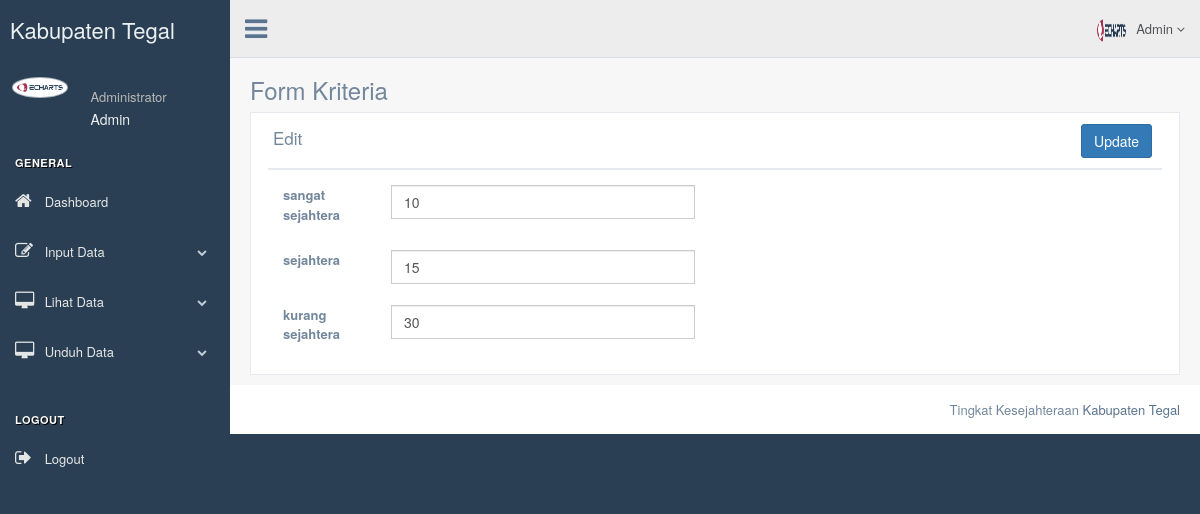
The page /index.php/c_variabel/VariabelDesa on the database as committed earlier.
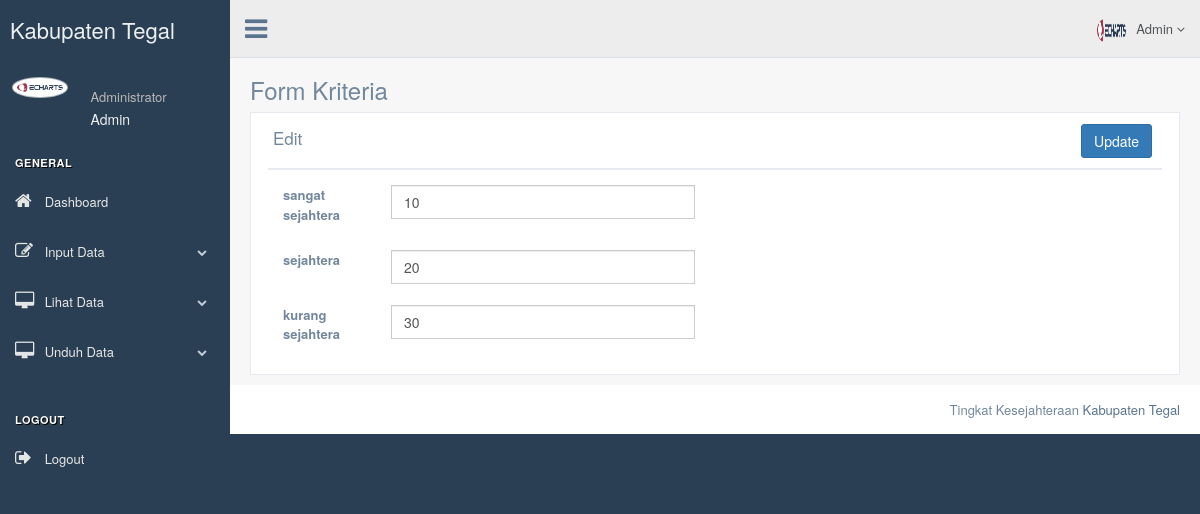
The same page on the database as committed later.
### tables this page shows
CREATE TABLE `tb_variabel_desa` (
  `variabel_id` int(11) NOT NULL,
  `nama_variabel` varchar(50) NOT NULL,
  `min` decimal(10,0) NOT NULL,
  `persen` char(4) NOT NULL
);

### application/controllers/c_variabel.php (called while the page is built, shortened)
<?php
class C_Variabel extends CI_Controller{
    public function VariabelDesa(){
        $data['c_variabel'] = $this->m_variabel->varDesa()->result_array();
         $this->load->view('templates/header');
         $this->load->view('admin/inputdata/variabel/desa/v_tabel',$data);
         $this->load->view('templates/footer');
    }
}
?>

### index.php (called while the page is built, shortened)
<?php
require_once BASEPATH.'core/CodeIgniter.php';

### application/models/m_variabel.php (called while the page is built, shortened)
<?php if ( ! defined('BASEPATH')) exit('No direct script access allowed');
class M_Variabel extends CI_Model{
  public function varDesa(){
    $this->db->select('*');
        $this->db->from('tb_variabel_desa');
        $q= $this->db->get();
        return $q;;
}
}
?>

### application/views/admin/inputdata/variabel/desa/v_tabel.php (the view, shortened to what this page needs)
<div class="right_col" role="main">
  <div class="">
    <div class="page-title">
      <div class="title_left">
        <h3>Form Kriteria</h3>
      </div>
    </div>
    <div class="clearfix"></div>
    <div class="x_panel">
        <form action="<?php echo base_url();?>c_variabel/varDesa" method="post">
        <div class="x_title">
          <h2>Edit <small>Nilai Kriteria</small></h2>
          <div class="form-group pull-right">
                  <button type="submit" id="send" class="btn btn-primary">Update</button>
              </div>
          <div class="clearfix"></div>
        </div>
        <?php foreach ($c_variabel as $key) { ?>
        <div class="x_content">
          <div class="row">
            <div class="form-group col-md-6 col-xs-12">
              <label class="control-label col-md-3 col-sm-3 col-xs-12"><?php echo $key['nama_variabel']?></label>
              <div class="col-md-9 col-sm-9 col-xs-12">
                <input type="text" pattern="[0-9]+" name="min[]" value="<?php echo $key['min'] ?>" placeholder="nilai" class="form-control">
              </div>
            </div>
          </div>
        </div>
        <?php } ?>
        </form>
      </div>
  </div>
</div>

Rows that differ between the two databases and show on the page:
changed tb_variabel_desa "sejahtera": min "15" → "20"
